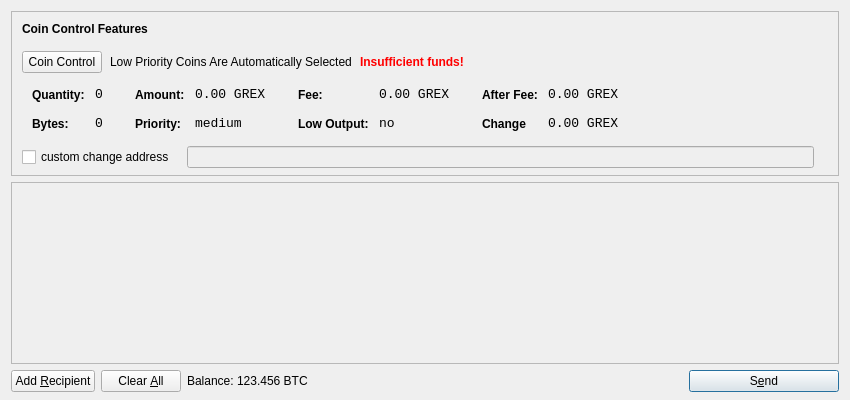
<?xml version="1.0" encoding="UTF-8"?>
<ui version="4.0">
 <class>SendCoinsDialog</class>
 <widget class="QDialog" name="SendCoinsDialog">
  <property name="geometry">
   <rect>
    <x>0</x>
    <y>0</y>
    <width>850</width>
    <height>400</height>
   </rect>
  </property>
  <property name="windowTitle">
   <string>Send Coins</string>
  </property>
  <layout class="QVBoxLayout" name="verticalLayout" stretch="0,1,0">
	<property name="bottomMargin">
		<number>8</number>
	</property>	
   <item>
   
    <widget class="QFrame" name="frameCoinControl">
		<property name="sizePolicy">
			<sizepolicy hsizetype="Expanding" vsizetype="Expanding">
				<horstretch>0</horstretch>
				<verstretch>0</verstretch>
			</sizepolicy>
		</property>
	<property name="maximumSize">
      <size>
       <width>16777215</width>
       <height>16777215</height>
      </size>
     </property>
     <property name="frameShape">
      <enum>QFrame::StyledPanel</enum>
     </property>
     <property name="frameShadow">
      <enum>QFrame::Sunken</enum>
     </property>
     <layout class="QVBoxLayout" name="verticalLayoutCoinControl2">
      <property name="spacing">
       <number>-1</number>
      </property>
      <property name="leftMargin">
       <number>0</number>
      </property>
      <property name="topMargin">
       <number>0</number>
      </property>
      <property name="rightMargin">
       <number>0</number>
      </property>
      <property name="bottomMargin">
       <number>6</number>
      </property>
      <item>
       <layout class="QVBoxLayout" name="verticalLayoutCoinControl" stretch="0,0,0,0,1">
        <property name="spacing">
         <number>0</number>
        </property>
        <property name="leftMargin">
         <number>10</number>
        </property>
        <property name="topMargin">
         <number>10</number>
        </property>
        <item>
         <layout class="QHBoxLayout" name="horizontalLayoutCoinControl1">
          <property name="bottomMargin">
           <number>15</number>
          </property>
          <item>
           <widget class="QLabel" name="labelCoinControlFeatures">
            <property name="sizePolicy">
             <sizepolicy hsizetype="Preferred" vsizetype="Maximum">
              <horstretch>0</horstretch>
              <verstretch>0</verstretch>
             </sizepolicy>
            </property>
            <property name="font">
             <font>
              <weight>75</weight>
              <bold>true</bold>
             </font>
            </property>
            <property name="styleSheet">
             <string notr="true">font-weight:bold;</string>
            </property>
            <property name="text">
             <string>Coin Control Features</string>
            </property>
           </widget>
          </item>
         </layout>
        </item>
        <item>
         <layout class="QHBoxLayout" name="horizontalLayoutCoinControl2" stretch="0,0,0,0">
          <property name="spacing">
           <number>8</number>
          </property>
          <property name="bottomMargin">
           <number>10</number>
          </property>
          <item>
           <widget class="QPushButton" name="pushButtonCoinControl">
            <property name="styleSheet">
             <string notr="true"/>
            </property>
            <property name="text">
             <string>Coin Control</string>
            </property>
           </widget>
          </item>
          <item>
           <widget class="QLabel" name="labelCoinControlAutomaticallySelected">
            <property name="text">
             <string>Low Priority Coins Are Automatically Selected</string>
            </property>
            <property name="margin">
             <number>5</number>
            </property>
           </widget>
          </item>
          <item>
           <widget class="QLabel" name="labelCoinControlInsuffFunds">
            <property name="font">
             <font>
              <weight>75</weight>
              <bold>true</bold>
             </font>
            </property>
            <property name="styleSheet">
             <string notr="true">color:red;font-weight:bold;</string>
            </property>
            <property name="text">
             <string>Insufficient funds!</string>
            </property>
            <property name="margin">
             <number>5</number>
            </property>
           </widget>
          </item>
          <item>
           <spacer name="horizontalSpacerCoinControl">
            <property name="orientation">
             <enum>Qt::Horizontal</enum>
            </property>
            <property name="sizeHint" stdset="0">
             <size>
              <width>40</width>
              <height>1</height>
             </size>
            </property>
           </spacer>
          </item>
         </layout>
        </item>
        <item>
         <widget class="QWidget" name="widgetCoinControl" native="true">
          <property name="sizePolicy">
           <sizepolicy hsizetype="Preferred" vsizetype="Preferred">
            <horstretch>0</horstretch>
            <verstretch>0</verstretch>
           </sizepolicy>
          </property>
          <property name="minimumSize">
           <size>
            <width>0</width>
            <height>0</height>
           </size>
          </property>
          <property name="styleSheet">
           <string notr="true"/>
          </property>
          <layout class="QHBoxLayout" name="horizontalLayoutCoinControl5">
           <property name="margin">
            <number>0</number>
           </property>
           <item>
            <layout class="QHBoxLayout" name="horizontalLayoutCoinControl3" stretch="0,0,0,1">
             <property name="spacing">
              <number>20</number>
             </property>
             <property name="topMargin">
              <number>0</number>
             </property>
             <property name="bottomMargin">
              <number>10</number>
             </property>
             <item>
              <layout class="QFormLayout" name="formLayoutCoinControl1">
               <property name="horizontalSpacing">
                <number>10</number>
               </property>
               <property name="verticalSpacing">
                <number>14</number>
               </property>
               <property name="leftMargin">
                <number>10</number>
               </property>
               <property name="topMargin">
                <number>4</number>
               </property>
               <property name="rightMargin">
                <number>6</number>
               </property>
               <item row="0" column="0">
                <widget class="QLabel" name="labelCoinControlQuantityText">
                 <property name="styleSheet">
                  <string notr="true">font-weight:bold;</string>
                 </property>
                 <property name="text">
                  <string>Quantity:</string>
                 </property>
                 <property name="margin">
                  <number>0</number>
                 </property>
                </widget>
               </item>
               <item row="0" column="1">
                <widget class="QLabel" name="labelCoinControlQuantity">
                 <property name="font">
                  <font>
                   <family>Monospace</family>
                   <pointsize>10</pointsize>
                  </font>
                 </property>
                 <property name="cursor">
                  <cursorShape>IBeamCursor</cursorShape>
                 </property>
                 <property name="contextMenuPolicy">
                  <enum>Qt::ActionsContextMenu</enum>
                 </property>
                 <property name="text">
                  <string>0</string>
                 </property>
                 <property name="margin">
                  <number>0</number>
                 </property>
                 <property name="textInteractionFlags">
                  <set>Qt::LinksAccessibleByMouse|Qt::TextSelectableByKeyboard|Qt::TextSelectableByMouse</set>
                 </property>
                </widget>
               </item>
               <item row="1" column="0">
                <widget class="QLabel" name="labelCoinControlBytesText">
                 <property name="styleSheet">
                  <string notr="true">font-weight:bold;</string>
                 </property>
                 <property name="text">
                  <string>Bytes:</string>
                 </property>
                </widget>
               </item>
               <item row="1" column="1">
                <widget class="QLabel" name="labelCoinControlBytes">
                 <property name="font">
                  <font>
                   <family>Monospace</family>
                   <pointsize>10</pointsize>
                  </font>
                 </property>
                 <property name="cursor">
                  <cursorShape>IBeamCursor</cursorShape>
                 </property>
                 <property name="contextMenuPolicy">
                  <enum>Qt::ActionsContextMenu</enum>
                 </property>
                 <property name="text">
                  <string>0</string>
                 </property>
                 <property name="textInteractionFlags">
                  <set>Qt::LinksAccessibleByMouse|Qt::TextSelectableByKeyboard|Qt::TextSelectableByMouse</set>
                 </property>
                </widget>
               </item>
              </layout>
             </item>
             <item>
              <layout class="QFormLayout" name="formLayoutCoinControl2">
               <property name="horizontalSpacing">
                <number>10</number>
               </property>
               <property name="verticalSpacing">
                <number>14</number>
               </property>
               <property name="leftMargin">
                <number>6</number>
               </property>
               <property name="topMargin">
                <number>4</number>
               </property>
               <property name="rightMargin">
                <number>6</number>
               </property>
               <item row="0" column="0">
                <widget class="QLabel" name="labelCoinControlAmountText">
                 <property name="styleSheet">
                  <string notr="true">font-weight:bold;</string>
                 </property>
                 <property name="text">
                  <string>Amount:</string>
                 </property>
                 <property name="margin">
                  <number>0</number>
                 </property>
                </widget>
               </item>
               <item row="0" column="1">
                <widget class="QLabel" name="labelCoinControlAmount">
                 <property name="font">
                  <font>
                   <family>Monospace</family>
                   <pointsize>10</pointsize>
                  </font>
                 </property>
                 <property name="cursor">
                  <cursorShape>IBeamCursor</cursorShape>
                 </property>
                 <property name="contextMenuPolicy">
                  <enum>Qt::ActionsContextMenu</enum>
                 </property>
                 <property name="text">
                  <string>0.00 GREX</string>
                 </property>
                 <property name="textInteractionFlags">
                  <set>Qt::LinksAccessibleByMouse|Qt::TextSelectableByKeyboard|Qt::TextSelectableByMouse</set>
                 </property>
                </widget>
               </item>
               <item row="1" column="0">
                <widget class="QLabel" name="labelCoinControlPriorityText">
                 <property name="styleSheet">
                  <string notr="true">font-weight:bold;</string>
                 </property>
                 <property name="text">
                  <string>Priority:</string>
                 </property>
                </widget>
               </item>
               <item row="1" column="1">
                <widget class="QLabel" name="labelCoinControlPriority">
                 <property name="font">
                  <font>
                   <family>Monospace</family>
                   <pointsize>10</pointsize>
                  </font>
                 </property>
                 <property name="cursor">
                  <cursorShape>IBeamCursor</cursorShape>
                 </property>
                 <property name="contextMenuPolicy">
                  <enum>Qt::ActionsContextMenu</enum>
                 </property>
                 <property name="text">
                  <string>medium</string>
                 </property>
                 <property name="textInteractionFlags">
                  <set>Qt::LinksAccessibleByMouse|Qt::TextSelectableByKeyboard|Qt::TextSelectableByMouse</set>
                 </property>
                </widget>
               </item>
              </layout>
             </item>
             <item>
              <layout class="QFormLayout" name="formLayoutCoinControl3">
               <property name="horizontalSpacing">
                <number>10</number>
               </property>
               <property name="verticalSpacing">
                <number>14</number>
               </property>
               <property name="leftMargin">
                <number>6</number>
               </property>
               <property name="topMargin">
                <number>4</number>
               </property>
               <property name="rightMargin">
                <number>6</number>
               </property>
               <item row="0" column="0">
                <widget class="QLabel" name="labelCoinControlFeeText">
                 <property name="styleSheet">
                  <string notr="true">font-weight:bold;</string>
                 </property>
                 <property name="text">
                  <string>Fee:</string>
                 </property>
                 <property name="margin">
                  <number>0</number>
                 </property>
                </widget>
               </item>
               <item row="0" column="1">
                <widget class="QLabel" name="labelCoinControlFee">
                 <property name="font">
                  <font>
                   <family>Monospace</family>
                   <pointsize>10</pointsize>
                  </font>
                 </property>
                 <property name="cursor">
                  <cursorShape>IBeamCursor</cursorShape>
                 </property>
                 <property name="contextMenuPolicy">
                  <enum>Qt::ActionsContextMenu</enum>
                 </property>
                 <property name="text">
                  <string>0.00 GREX</string>
                 </property>
                 <property name="textInteractionFlags">
                  <set>Qt::LinksAccessibleByMouse|Qt::TextSelectableByKeyboard|Qt::TextSelectableByMouse</set>
                 </property>
                </widget>
               </item>
               <item row="1" column="0">
                <widget class="QLabel" name="labelCoinControlLowOutputText">
                 <property name="styleSheet">
                  <string notr="true">font-weight:bold;</string>
                 </property>
                 <property name="text">
                  <string>Low Output:</string>
                 </property>
                </widget>
               </item>
               <item row="1" column="1">
                <widget class="QLabel" name="labelCoinControlLowOutput">
                 <property name="font">
                  <font>
                   <family>Monospace</family>
                   <pointsize>10</pointsize>
                  </font>
                 </property>
                 <property name="cursor">
                  <cursorShape>IBeamCursor</cursorShape>
                 </property>
                 <property name="contextMenuPolicy">
                  <enum>Qt::ActionsContextMenu</enum>
                 </property>
                 <property name="text">
                  <string>no</string>
                 </property>
                 <property name="textInteractionFlags">
                  <set>Qt::LinksAccessibleByMouse|Qt::TextSelectableByKeyboard|Qt::TextSelectableByMouse</set>
                 </property>
                </widget>
               </item>
              </layout>
             </item>
             <item>
              <layout class="QFormLayout" name="formLayoutCoinControl4">
               <property name="horizontalSpacing">
                <number>10</number>
               </property>
               <property name="verticalSpacing">
                <number>14</number>
               </property>
               <property name="leftMargin">
                <number>6</number>
               </property>
               <property name="topMargin">
                <number>4</number>
               </property>
               <property name="rightMargin">
                <number>6</number>
               </property>
               <item row="0" column="0">
                <widget class="QLabel" name="labelCoinControlAfterFeeText">
                 <property name="styleSheet">
                  <string notr="true">font-weight:bold;</string>
                 </property>
                 <property name="text">
                  <string>After Fee:</string>
                 </property>
                 <property name="margin">
                  <number>0</number>
                 </property>
                </widget>
               </item>
               <item row="0" column="1">
                <widget class="QLabel" name="labelCoinControlAfterFee">
                 <property name="font">
                  <font>
                   <family>Monospace</family>
                   <pointsize>10</pointsize>
                  </font>
                 </property>
                 <property name="cursor">
                  <cursorShape>IBeamCursor</cursorShape>
                 </property>
                 <property name="contextMenuPolicy">
                  <enum>Qt::ActionsContextMenu</enum>
                 </property>
                 <property name="text">
                  <string>0.00 GREX</string>
                 </property>
                 <property name="textInteractionFlags">
                  <set>Qt::LinksAccessibleByMouse|Qt::TextSelectableByKeyboard|Qt::TextSelectableByMouse</set>
                 </property>
                </widget>
               </item>
               <item row="1" column="0">
                <widget class="QLabel" name="labelCoinControlChangeText">
                 <property name="styleSheet">
                  <string notr="true">font-weight:bold;</string>
                 </property>
                 <property name="text">
                  <string>Change</string>
                 </property>
                </widget>
               </item>
               <item row="1" column="1">
                <widget class="QLabel" name="labelCoinControlChange">
                 <property name="font">
                  <font>
                   <family>Monospace</family>
                   <pointsize>10</pointsize>
                  </font>
                 </property>
                 <property name="cursor">
                  <cursorShape>IBeamCursor</cursorShape>
                 </property>
                 <property name="contextMenuPolicy">
                  <enum>Qt::ActionsContextMenu</enum>
                 </property>
                 <property name="text">
                  <string>0.00 GREX</string>
                 </property>
                 <property name="textInteractionFlags">
                  <set>Qt::LinksAccessibleByMouse|Qt::TextSelectableByKeyboard|Qt::TextSelectableByMouse</set>
                 </property>
                </widget>
               </item>
              </layout>
             </item>
            </layout>
           </item>
          </layout>
         </widget>
        </item>
        <item>
         <layout class="QHBoxLayout" name="horizontalLayoutCoinControl4" stretch="0,0,0">
          <property name="spacing">
           <number>12</number>
          </property>
          <property name="sizeConstraint">
           <enum>QLayout::SetDefaultConstraint</enum>
          </property>
          <property name="topMargin">
           <number>5</number>
          </property>
          <property name="rightMargin">
           <number>5</number>
          </property>
          <item>
           <widget class="QCheckBox" name="checkBoxCoinControlChange">
            <property name="text">
             <string>custom change address</string>
            </property>
           </widget>
          </item>
          <item>
           <widget class="QLineEdit" name="lineEditCoinControlChange">
            <property name="enabled">
             <bool>false</bool>
            </property>
            <property name="sizePolicy">
             <sizepolicy hsizetype="Expanding" vsizetype="Fixed">
              <horstretch>0</horstretch>
              <verstretch>0</verstretch>
             </sizepolicy>
            </property>
           </widget>
          </item>
          <item>
           <widget class="QLabel" name="labelCoinControlChangeLabel">
            <property name="sizePolicy">
             <sizepolicy hsizetype="Preferred" vsizetype="Expanding">
              <horstretch>0</horstretch>
              <verstretch>0</verstretch>
             </sizepolicy>
            </property>
            <property name="minimumSize">
             <size>
              <width>0</width>
              <height>0</height>
             </size>
            </property>
            <property name="text">
             <string/>
            </property>
            <property name="margin">
             <number>3</number>
            </property>
           </widget>
          </item>
         </layout>
        </item>
        <item>
         <spacer name="verticalSpacerCoinControl">
          <property name="orientation">
           <enum>Qt::Vertical</enum>
          </property>
          <property name="sizeHint" stdset="0">
           <size>
            <width>800</width>
            <height>1</height>
           </size>
          </property>
         </spacer>
        </item>
       </layout>
      </item>
     </layout>
    </widget>
   </item>
   <item>
	  <widget class="QScrollArea" name="scrollArea">
     <property name="widgetResizable">
      <bool>true</bool>
     </property>
     <widget class="QWidget" name="scrollAreaWidgetContents">
      <property name="geometry">
       <rect>
        <x>0</x>
        <y>0</y>
        <width>830</width>
        <height>165</height>
       </rect>
      </property>
	<layout class="QVBoxLayout" name="verticalLayout_2">
       <property name="margin">
        <number>0</number>
       </property>
      
       <item>
        <layout class="QVBoxLayout" name="entries">
         <property name="spacing">
          <number>6</number>
         </property>
        </layout>
       </item>
       <item>
        <spacer name="verticalSpacer">
         <property name="orientation">
          <enum>Qt::Vertical</enum>
         </property>
         <property name="sizeHint" stdset="0">
          <size>
           <width>20</width>
           <height>40</height>
          </size>
         </property>
        </spacer>
       </item>
      </layout>
     </widget>
    </widget>
   </item>
   <item>
    <layout class="QHBoxLayout" name="horizontalLayout">
     <item>
      <widget class="QPushButton" name="addButton">
       <property name="toolTip">
        <string>Send to multiple recipients at once</string>
       </property>
       <property name="text">
        <string>Add &amp;Recipient</string>
       </property>
       <property name="icon">
        <iconset resource="../bitcoin.qrc">
         <normaloff>:/icons/add</normaloff>:/icons/add</iconset>
       </property>
       <property name="autoDefault">
        <bool>false</bool>
       </property>
      </widget>
     </item>
     <item>
      <widget class="QPushButton" name="clearButton">
       <property name="sizePolicy">
        <sizepolicy hsizetype="Minimum" vsizetype="Fixed">
         <horstretch>0</horstretch>
         <verstretch>0</verstretch>
        </sizepolicy>
       </property>
       <property name="toolTip">
        <string>Remove all transaction fields</string>
       </property>
       <property name="text">
        <string>Clear &amp;All</string>
       </property>
       <property name="icon">
        <iconset resource="../bitcoin.qrc">
         <normaloff>:/icons/remove</normaloff>:/icons/remove</iconset>
       </property>
       <property name="autoRepeatDelay">
        <number>300</number>
       </property>
       <property name="autoDefault">
        <bool>false</bool>
       </property>
      </widget>
     </item>
     <item>
      <layout class="QHBoxLayout" name="horizontalLayout_2">
       <property name="spacing">
        <number>3</number>
       </property>
       <item>
        <widget class="QLabel" name="label">
         <property name="text">
          <string>Balance:</string>
         </property>
        </widget>
       </item>
       <item>
        <widget class="QLabel" name="labelBalance">
         <property name="cursor">
          <cursorShape>IBeamCursor</cursorShape>
         </property>
         <property name="text">
          <string>123.456 BTC</string>
         </property>
         <property name="textInteractionFlags">
          <set>Qt::LinksAccessibleByMouse|Qt::TextSelectableByKeyboard|Qt::TextSelectableByMouse</set>
         </property>
        </widget>
       </item>
      </layout>
     </item>
     <item>
      <spacer name="horizontalSpacer">
       <property name="orientation">
        <enum>Qt::Horizontal</enum>
       </property>
       <property name="sizeHint" stdset="0">
        <size>
         <width>40</width>
         <height>20</height>
        </size>
       </property>
      </spacer>
     </item>
     <item>
      <widget class="QPushButton" name="sendButton">
       <property name="minimumSize">
        <size>
         <width>150</width>
         <height>0</height>
        </size>
       </property>
       <property name="toolTip">
        <string>Confirm the send action</string>
       </property>
       <property name="text">
        <string>S&amp;end</string>
       </property>
       <property name="icon">
        <iconset resource="../bitcoin.qrc">
         <normaloff>:/icons/send</normaloff>:/icons/send</iconset>
       </property>
       <property name="default">
        <bool>true</bool>
       </property>
      </widget>
     </item>
    </layout>
   </item>
  </layout>
 </widget>
 <resources>
  <include location="../bitcoin.qrc"/>
 </resources>
 <connections/>
</ui>
